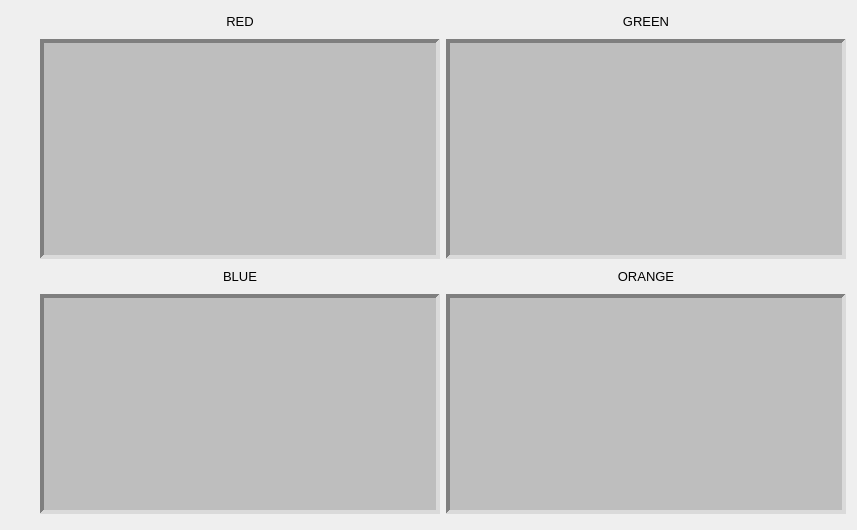
      <widget class="QWidget" name="ind_led_test">
       <widget class="QWidget" name="gridLayoutWidget_3">
        <property name="geometry">
         <rect>
          <x>40</x>
          <y>10</y>
          <width>808</width>
          <height>511</height>
         </rect>
        </property>
        <layout class="QGridLayout" name="gridLayout_3">
         <item row="1" column="1">
          <widget class="QLabel" name="green_img">
           <property name="sizePolicy">
            <sizepolicy hsizetype="Fixed" vsizetype="Fixed">
             <horstretch>0</horstretch>
             <verstretch>0</verstretch>
            </sizepolicy>
           </property>
           <property name="minimumSize">
            <size>
             <width>400</width>
             <height>220</height>
            </size>
           </property>
           <property name="styleSheet">
            <string notr="true">background-color: rgb(190, 190, 190);</string>
           </property>
           <property name="frameShape">
            <enum>QFrame::Panel</enum>
           </property>
           <property name="frameShadow">
            <enum>QFrame::Sunken</enum>
           </property>
           <property name="lineWidth">
            <number>4</number>
           </property>
           <property name="text">
            <string/>
           </property>
           <property name="alignment">
            <set>Qt::AlignCenter</set>
           </property>
          </widget>
         </item>
         <item row="3" column="1">
          <widget class="QLabel" name="orange_img">
           <property name="sizePolicy">
            <sizepolicy hsizetype="Fixed" vsizetype="Fixed">
             <horstretch>0</horstretch>
             <verstretch>0</verstretch>
            </sizepolicy>
           </property>
           <property name="minimumSize">
            <size>
             <width>400</width>
             <height>220</height>
            </size>
           </property>
           <property name="styleSheet">
            <string notr="true">background-color: rgb(190, 190, 190);</string>
           </property>
           <property name="frameShape">
            <enum>QFrame::Panel</enum>
           </property>
           <property name="frameShadow">
            <enum>QFrame::Sunken</enum>
           </property>
           <property name="lineWidth">
            <number>4</number>
           </property>
           <property name="text">
            <string/>
           </property>
           <property name="alignment">
            <set>Qt::AlignCenter</set>
           </property>
          </widget>
         </item>
         <item row="0" column="0">
          <widget class="QLabel" name="label">
           <property name="sizePolicy">
            <sizepolicy hsizetype="Preferred" vsizetype="Maximum">
             <horstretch>0</horstretch>
             <verstretch>0</verstretch>
            </sizepolicy>
           </property>
           <property name="font">
            <font>
             <pointsize>10</pointsize>
            </font>
           </property>
           <property name="text">
            <string>RED</string>
           </property>
           <property name="alignment">
            <set>Qt::AlignCenter</set>
           </property>
          </widget>
         </item>
         <item row="3" column="0">
          <widget class="QLabel" name="blue_img">
           <property name="sizePolicy">
            <sizepolicy hsizetype="Fixed" vsizetype="Fixed">
             <horstretch>0</horstretch>
             <verstretch>0</verstretch>
            </sizepolicy>
           </property>
           <property name="minimumSize">
            <size>
             <width>400</width>
             <height>220</height>
            </size>
           </property>
           <property name="styleSheet">
            <string notr="true">background-color: rgb(190, 190, 190);</string>
           </property>
           <property name="frameShape">
            <enum>QFrame::Panel</enum>
           </property>
           <property name="frameShadow">
            <enum>QFrame::Sunken</enum>
           </property>
           <property name="lineWidth">
            <number>4</number>
           </property>
           <property name="text">
            <string/>
           </property>
           <property name="alignment">
            <set>Qt::AlignCenter</set>
           </property>
          </widget>
         </item>
         <item row="0" column="1">
          <widget class="QLabel" name="label_2">
           <property name="font">
            <font>
             <pointsize>10</pointsize>
            </font>
           </property>
           <property name="text">
            <string>GREEN</string>
           </property>
           <property name="alignment">
            <set>Qt::AlignCenter</set>
           </property>
          </widget>
         </item>
         <item row="1" column="0">
          <widget class="QLabel" name="red_img">
           <property name="sizePolicy">
            <sizepolicy hsizetype="Fixed" vsizetype="Fixed">
             <horstretch>0</horstretch>
             <verstretch>0</verstretch>
            </sizepolicy>
           </property>
           <property name="minimumSize">
            <size>
             <width>400</width>
             <height>220</height>
            </size>
           </property>
           <property name="styleSheet">
            <string notr="true">background-color: rgb(190, 190, 190);</string>
           </property>
           <property name="frameShape">
            <enum>QFrame::Panel</enum>
           </property>
           <property name="frameShadow">
            <enum>QFrame::Sunken</enum>
           </property>
           <property name="lineWidth">
            <number>4</number>
           </property>
           <property name="text">
            <string/>
           </property>
           <property name="alignment">
            <set>Qt::AlignCenter</set>
           </property>
          </widget>
         </item>
         <item row="2" column="0">
          <widget class="QLabel" name="label_3">
           <property name="sizePolicy">
            <sizepolicy hsizetype="Preferred" vsizetype="Maximum">
             <horstretch>0</horstretch>
             <verstretch>0</verstretch>
            </sizepolicy>
           </property>
           <property name="font">
            <font>
             <pointsize>10</pointsize>
            </font>
           </property>
           <property name="text">
            <string>BLUE</string>
           </property>
           <property name="alignment">
            <set>Qt::AlignCenter</set>
           </property>
          </widget>
         </item>
         <item row="2" column="1">
          <widget class="QLabel" name="label_4">
           <property name="font">
            <font>
             <pointsize>10</pointsize>
            </font>
           </property>
           <property name="text">
            <string>ORANGE</string>
           </property>
           <property name="alignment">
            <set>Qt::AlignCenter</set>
           </property>
          </widget>
         </item>
        </layout>
       </widget>
      </widget>
